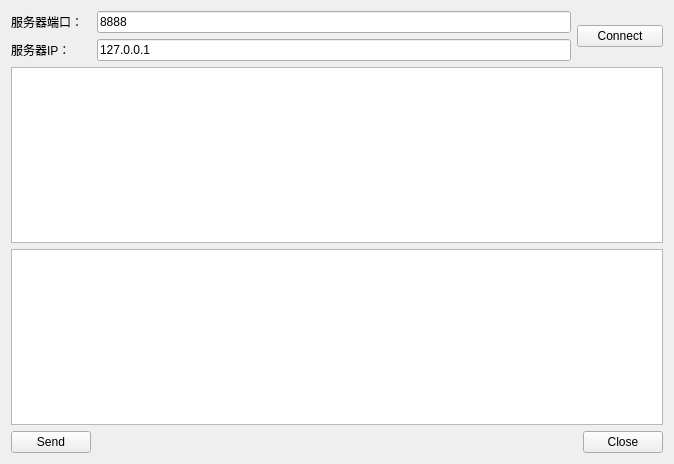
<?xml version="1.0" encoding="UTF-8"?>
<ui version="4.0">
 <class>CSJClientTcpSocket</class>
 <widget class="QWidget" name="CSJClientTcpSocket">
  <property name="geometry">
   <rect>
    <x>0</x>
    <y>0</y>
    <width>674</width>
    <height>464</height>
   </rect>
  </property>
  <property name="windowTitle">
   <string>Form</string>
  </property>
  <layout class="QGridLayout" name="gridLayout">
   <item row="0" column="0">
    <widget class="QLabel" name="label">
     <property name="text">
      <string>服务器端口：</string>
     </property>
    </widget>
   </item>
   <item row="0" column="1">
    <widget class="QLineEdit" name="lineEditPort">
     <property name="text">
      <string>8888</string>
     </property>
    </widget>
   </item>
   <item row="0" column="2" rowspan="2" colspan="2">
    <widget class="QPushButton" name="buttonConnect">
     <property name="text">
      <string>Connect</string>
     </property>
    </widget>
   </item>
   <item row="1" column="0">
    <widget class="QLabel" name="label_2">
     <property name="text">
      <string>服务器IP：</string>
     </property>
    </widget>
   </item>
   <item row="1" column="1">
    <widget class="QLineEdit" name="lineEditIP">
     <property name="text">
      <string>127.0.0.1</string>
     </property>
    </widget>
   </item>
   <item row="2" column="0" colspan="4">
    <widget class="QTextEdit" name="textEditRead">
     <property name="readOnly">
      <bool>true</bool>
     </property>
    </widget>
   </item>
   <item row="3" column="0" colspan="4">
    <widget class="QTextEdit" name="textEditWrite"/>
   </item>
   <item row="4" column="0">
    <widget class="QPushButton" name="buttonSend">
     <property name="text">
      <string>Send</string>
     </property>
    </widget>
   </item>
   <item row="4" column="1" colspan="2">
    <spacer name="horizontalSpacer">
     <property name="orientation">
      <enum>Qt::Horizontal</enum>
     </property>
     <property name="sizeHint" stdset="0">
      <size>
       <width>491</width>
       <height>20</height>
      </size>
     </property>
    </spacer>
   </item>
   <item row="4" column="3">
    <widget class="QPushButton" name="buttonClose">
     <property name="text">
      <string>Close</string>
     </property>
    </widget>
   </item>
  </layout>
 </widget>
 <resources/>
 <connections/>
</ui>
